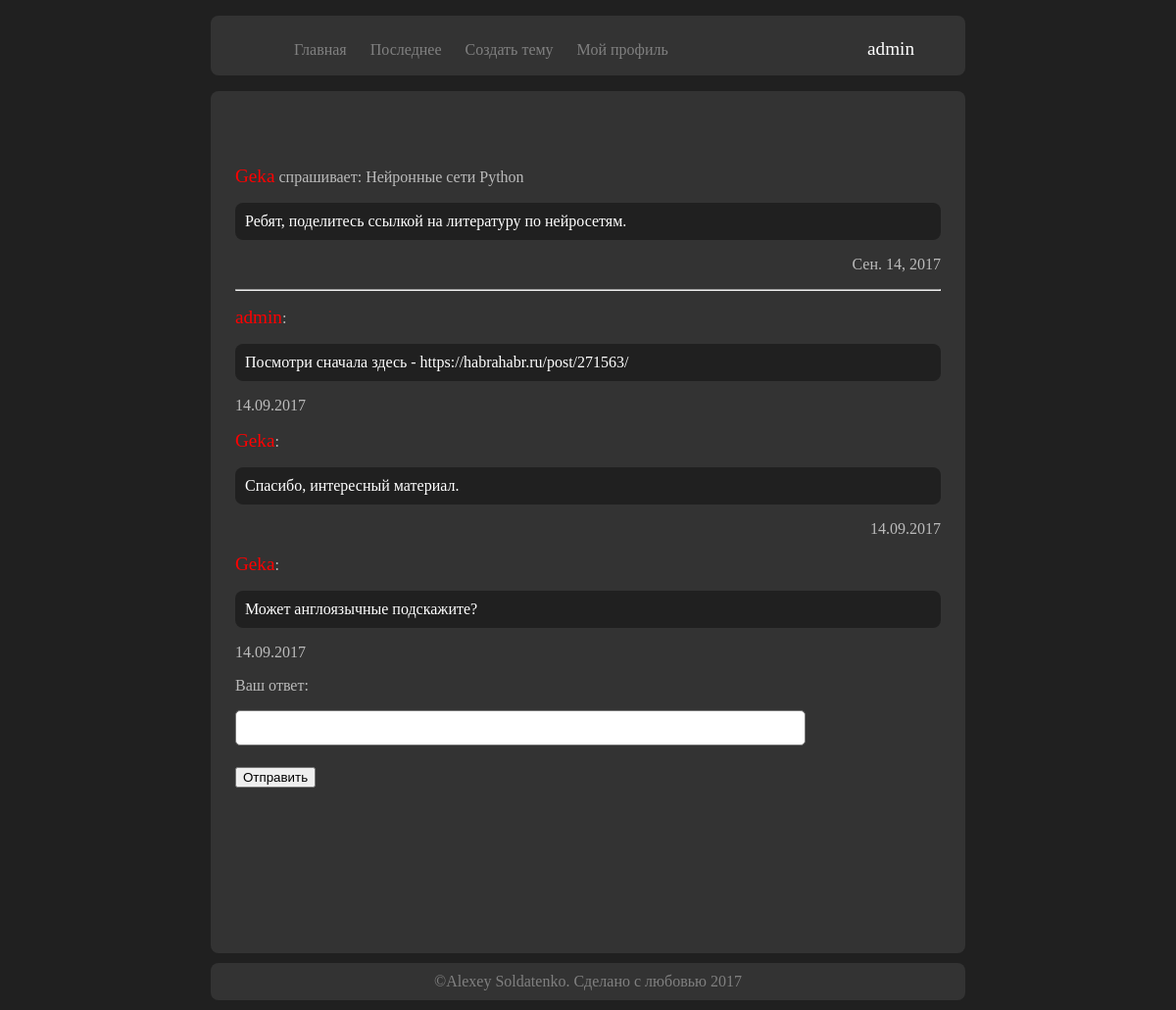
/topic/4 (signed in), run on the app's committed database.
### topics/models.py (models this page shows, shortened)
class Topics(models.Model):
	section_name = models.ForeignKey(Sections, default='other')
	subsection_name = models.ForeignKey(Subsection, default='other')
	topic_name = models.CharField(max_length=300)
	date = models.DateField()
	author_name = models.CharField(max_length=100)
	context = models.TextField()

class TopicAnswers(models.Model):
	topic_name = models.ForeignKey(Topics)
	user_name = models.CharField(max_length=100)
	date = models.DateField()
	context = models.TextField()

### topics/views.py (the view)
# urls.py: url(r'^topic/(?P<topic_id>\d+)$', 'topics.views.display_topic'),
def display_topic(request, topic_id):
	topic = Topics.objects.get(pk=topic_id)
	answers = TopicAnswers.objects.filter(topic_name = topic)
	return render(request, 'topic.html', {'topic':topic, 'answers':answers})

### templates/topic.html (shortened to what this page needs)
{%extends "base.html"%}
{%load staticfiles%}
{%block log_user%}
{%if user.is_anonymous%}
{{block.super}}
{%elif user.is_active%}
<div style="margin-top: 18%">
<a title="Выйти" style="color:white; font-size: 1.2em" href="/logout">{{user.username}}</a>
</div>
{%else%}
{{block.super}}
{%endif%}
{%endblock%}
{%block content%}
<div class="content">
<p><span style="color:red; font-size: 1.2em">{{topic.author_name}}</span> спрашивает: {{topic.topic_name}}</p>
<div class="field_answer">{{topic.context}}</div>
<p style="text-align: right">{{topic.date}}</p><hr>
{%for answer in answers%}
<p><span style="color:red; font-size: 1.2em">{{answer.user_name}}</span>:</p>
<div class="field_answer">{{answer.context}}</div>
<p style="{%if forloop.counter|divisibleby:2 %} text-align: right {%endif%}">{{topic.date|date:"j.m.Y"}} {{topic.date|time:"TIME_FORMAT"}}</p>
{%endfor%}
{%if user.is_anonymous or not user.is_active%}
<p style="text-align: center">Чтобы ответить, Вам нужно войти.</p>
{%else%}
<p>Ваш ответ:</p>
<form action="/save_answer/{{topic.id}}" method="post">
	<textarea name="answer"></textarea><br><br>
	<button type="submit">Отправить</button>
</form>
{%endif%}
</div>
{%endblock%}
{%block footer%}
{{block.super}}
{%endblock%}

### static/base.css (style rules this page uses)
body { margin: 0; padding: 0; background: #202020; color: #808080; }
.header a { color: #808080; text-decoration: none; }
.content { border-radius: 8px; width: 60%; min-height: 100vh; margin: 6px auto 10px auto; padding: 60px 25px 20px; background: #333; color: #bbb; }
input, textarea { width: 80%; resize: none; border-radius: 5px; }
.field_answer { padding: 10px; border-radius: 8px; background: #202020; color: white; }

### data on the page
Topics: author_name "Geka", topic_name "Нейронные сети Python", context "Ребят, поделитесь ссылкой на литературу по нейросетям.", date "Сен. 14, 2017", date "14.09.2017"
TopicAnswers: user_name "admin", context "Посмотри сначала здесь - https://habrahabr.ru/post/271563/"
TopicAnswers: user_name "Geka", context "Спасибо, интересный материал."
TopicAnswers: user_name "Geka", context "Может англоязычные подскажите?"

### other printed values
{{ user.username }} "admin"
